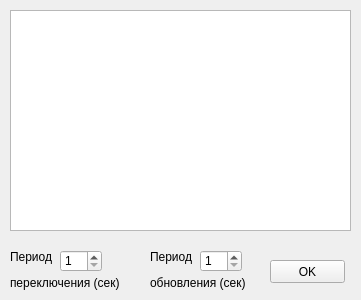
<?xml version="1.0" encoding="UTF-8"?>
<ui version="4.0">
 <class>SettingsWindow</class>
 <widget class="QWidget" name="SettingsWindow">
  <property name="geometry">
   <rect>
    <x>0</x>
    <y>0</y>
    <width>361</width>
    <height>300</height>
   </rect>
  </property>
  <property name="windowTitle">
   <string>Form</string>
  </property>
  <widget class="QTableView" name="tableView">
   <property name="geometry">
    <rect>
     <x>10</x>
     <y>10</y>
     <width>341</width>
     <height>221</height>
    </rect>
   </property>
  </widget>
  <widget class="QPushButton" name="btnOk">
   <property name="geometry">
    <rect>
     <x>270</x>
     <y>260</y>
     <width>75</width>
     <height>23</height>
    </rect>
   </property>
   <property name="text">
    <string>OK</string>
   </property>
  </widget>
  <widget class="QLabel" name="label">
   <property name="geometry">
    <rect>
     <x>10</x>
     <y>250</y>
     <width>111</width>
     <height>41</height>
    </rect>
   </property>
   <property name="text">
    <string>&lt;html&gt;&lt;head/&gt;&lt;body&gt;&lt;p&gt;Период &lt;/p&gt;&lt;p&gt;переключения (сек)&lt;/p&gt;&lt;/body&gt;&lt;/html&gt;</string>
   </property>
  </widget>
  <widget class="QLabel" name="label_2">
   <property name="geometry">
    <rect>
     <x>150</x>
     <y>250</y>
     <width>111</width>
     <height>41</height>
    </rect>
   </property>
   <property name="text">
    <string>&lt;html&gt;&lt;head/&gt;&lt;body&gt;&lt;p&gt;Период&lt;/p&gt;&lt;p&gt;обновления (сек)&lt;/p&gt;&lt;/body&gt;&lt;/html&gt;</string>
   </property>
  </widget>
  <widget class="QSpinBox" name="spinBox">
   <property name="geometry">
    <rect>
     <x>60</x>
     <y>250</y>
     <width>42</width>
     <height>22</height>
    </rect>
   </property>
   <property name="minimum">
    <number>1</number>
   </property>
  </widget>
  <widget class="QSpinBox" name="spinBox_2">
   <property name="geometry">
    <rect>
     <x>200</x>
     <y>250</y>
     <width>42</width>
     <height>22</height>
    </rect>
   </property>
   <property name="minimum">
    <number>1</number>
   </property>
  </widget>
 </widget>
 <resources/>
 <connections/>
</ui>
